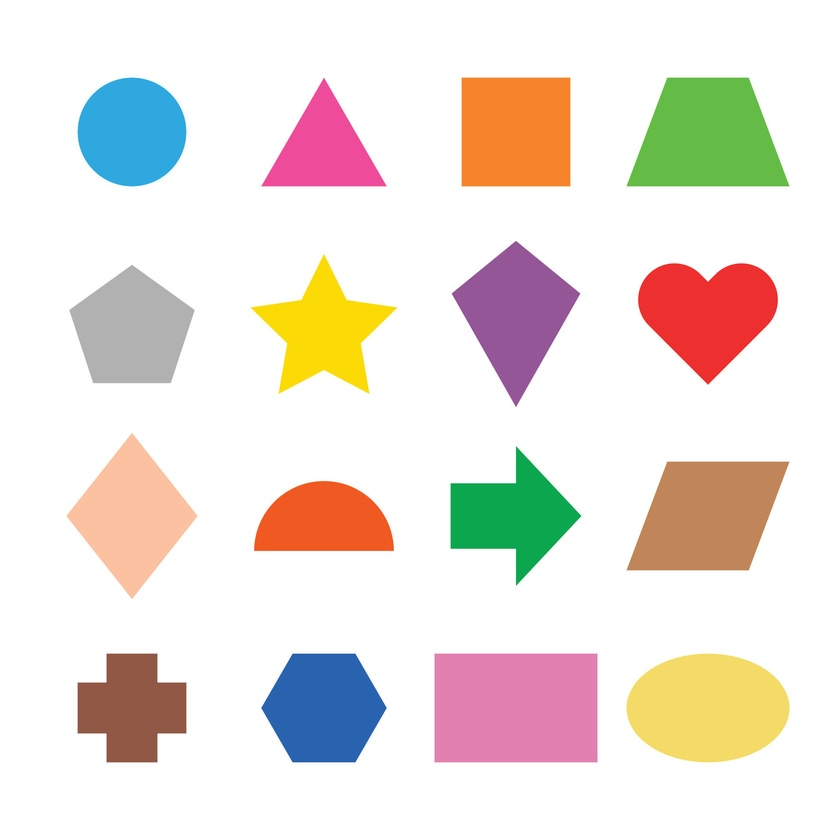
#> input picture Identify Shapes/shapes.jpg, 840 x 840 px, shrunk from 1920 x 1920 before the run, given in place of the camera
$ jupyter execute proj.ipynb
#> lines starting #> are read from the running program, lines starting #| are printed output that depends on the picture; after the words box and inside, x2 and y2 are one past the last pixel; in counts of white or black regions, pixels touching at a corner belong together
#> further down, frame is the input picture: shape (840, 840, 3); mean B, G, R 219.7, 226.9, 235.9
[cell 1]
import cv2 as cv
import numpy as np

[cell 2]
def sketch(image):
    #convert to grayscale
    image_gray=cv.cvtColor(image,cv.COLOR_BGR2GRAY)
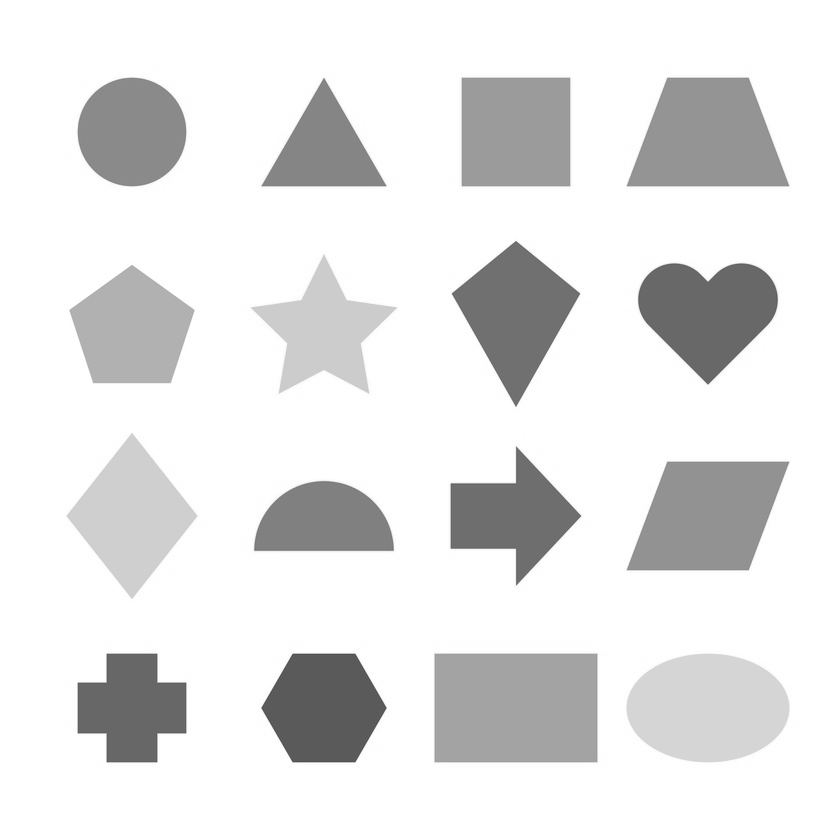
#> image_gray: shape (840, 840); min 75, max 255, mean 228.8

    #clean the img using gaussian blur
    cleaned_image=cv.GaussianBlur(image_gray,(5,5),0)

    #exxtract edges
    canny_edges=cv.Canny(cleaned_image,10,70)
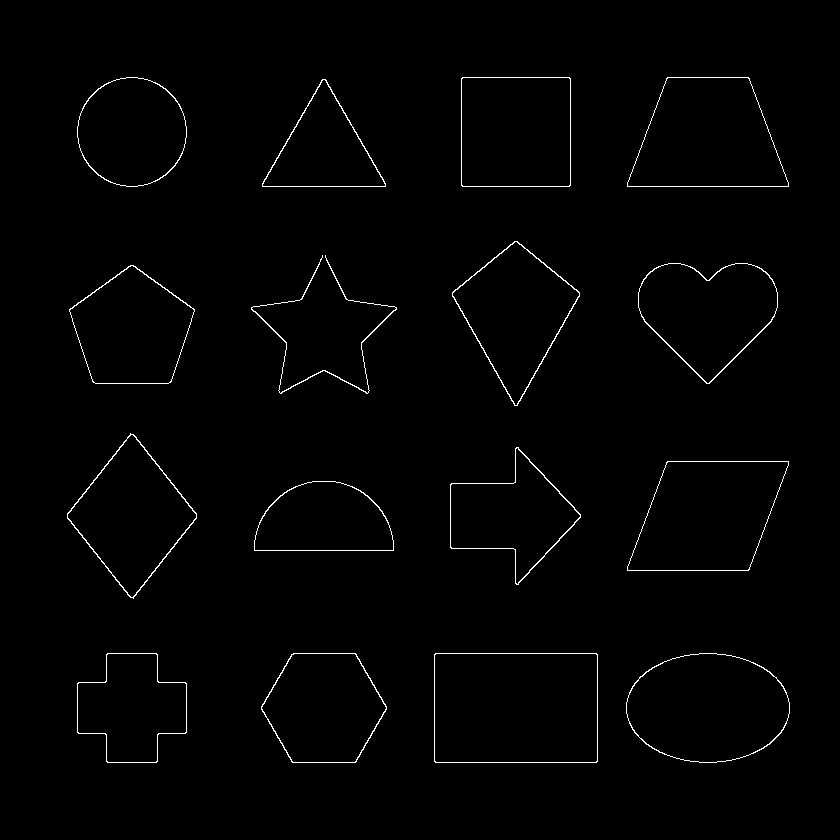
#> canny_edges: shape (840, 840); 1.1% white in thin lines or dots, all inside (x1, y1, x2, y2) = (67, 77, 790, 763)

    #invert binarize the img
    ret,mask=cv.threshold(canny_edges,70,255,cv.THRESH_BINARY_INV)

    return mask

[cell 3]
cap=cv.VideoCapture(0)

while True:
    ret,frame=cap.read()
    cv.imshow("Live Sketcher",sketch(frame))
    if cv.waitKey(1) == 13:
#> (key Esc is pressed here)
        break

cap.release()
cv.destroyAllWindows()
